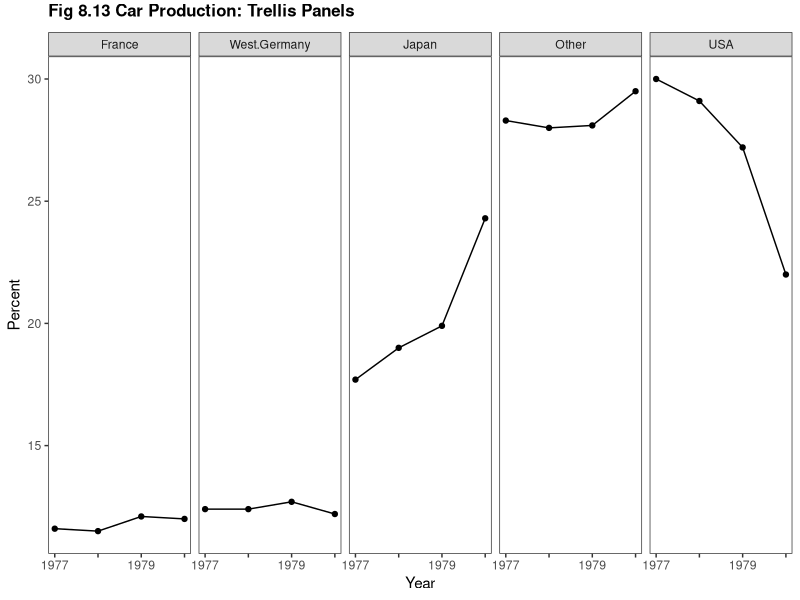
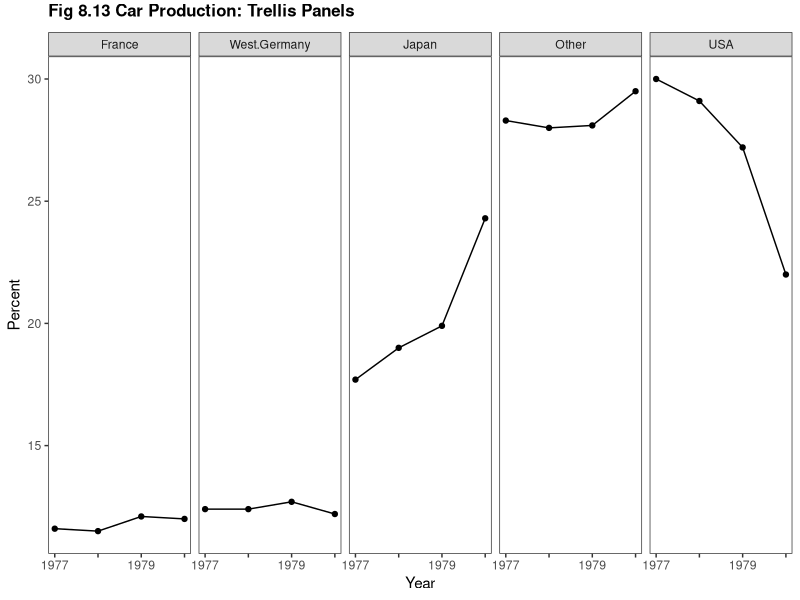

These figures' R source, in order:
library(ggplot2)
library(reshape2)

this_base <- "fig08-13_car-production-trellis-panels"

my_data <- data.frame(
  year = c(1977, 1978, 1979, 1980),
  USA = c(30.0, 29.1, 27.2, 22.0),
  West.Germany = c(12.4, 12.4, 12.7, 12.2),
  France = c(11.6, 11.5, 12.1, 12.0), 
  Japan = c(17.7, 19.0, 19.9, 24.3),
  Other = c(28.3, 28.0, 28.1, 29.5))

my_data_long <- melt(my_data, id.vars = "year",
                     measure.vars = c("Japan", "USA", "West.Germany",
                                      "France", "Other"),
                     variable.name = "country", value.name = "production")

my_data_long$country <- with(my_data_long, reorder(country, production, max))

p <- ggplot(my_data_long, aes(x = year, y = production)) +
  geom_line() +
  geom_point() +
  facet_grid(~ country) +
  scale_x_continuous(labels = c(1977, "", 1979, "")) +
  labs(x = "Year", y = "Percent") +
  ggtitle("Fig 8.13 Car Production: Trellis Panels") +
  theme_bw() +
  theme(panel.grid.major = element_blank(),
        panel.grid.minor = element_blank(),
        plot.title = element_text(size = rel(1.1), face = "bold", vjust = 2))

p

ggsave(paste0(this_base, ".png"), p, width = 6, height = 6)

# note: my_data doesnt quite match with fig 8.13
